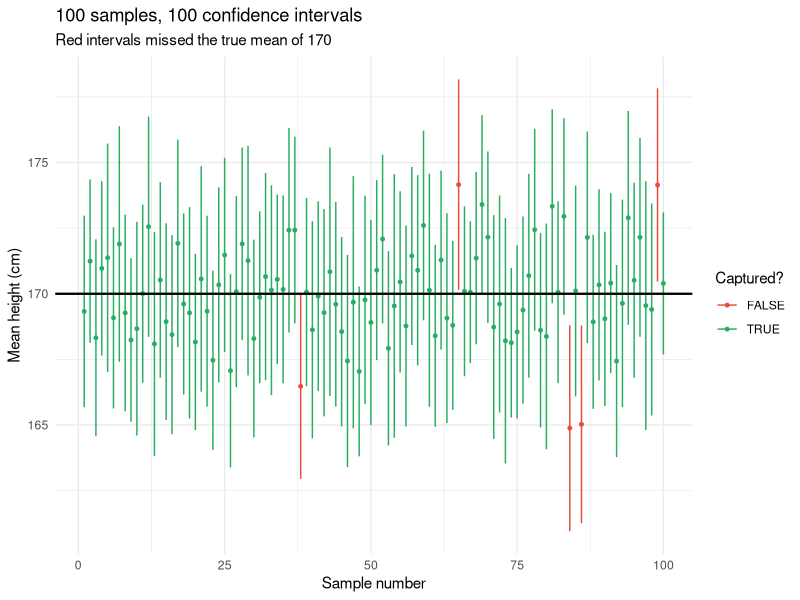

Recreate this plot in R.
## ---- chunk 1
#| echo: true
#| fig-width: 11
#| fig-height: 4
library(tidyverse)

set.seed(301)

# Build 100 confidence intervals from 100 different samples
cis <- map_dfr(1:100, function(i) {
  s  <- rnorm(30, mean = 170, sd = 10)
  tt <- t.test(s)
  tibble(trial = i, est = mean(s),
         lower = tt$conf.int[1], upper = tt$conf.int[2])
}) %>%
  mutate(captures = lower <= 170 & upper >= 170)

cat("Intervals containing the true mean:", sum(cis$captures), "out of 100\n")
## ---- chunk 2
#| echo: false
#| fig-width: 11
#| fig-height: 4

set.seed(301)

# Build 100 confidence intervals from 100 different samples
cis <- map_dfr(1:100, function(i) {
  s  <- rnorm(30, mean = 170, sd = 10)
  tt <- t.test(s)
  tibble(trial = i, est = mean(s),
         lower = tt$conf.int[1], upper = tt$conf.int[2])
}) %>%
  mutate(captures = lower <= 170 & upper >= 170)

#cat("Intervals containing the true mean:", sum(cis$captures), "out of 100\n")

ggplot(cis, aes(trial, est, color = captures)) +
  geom_errorbar(aes(ymin = lower, ymax = upper), width = 0) +
  geom_point(size = 1) +
  geom_hline(yintercept = 170, color = "black", linewidth = 0.8) +
  scale_color_manual(values = c("FALSE" = "#E74C3C", "TRUE" = "#27AE60")) +
  labs(title = "100 samples, 100 confidence intervals",
       subtitle = "Red intervals missed the true mean of 170",
       x = "Sample number", y = "Mean height (cm)", color = "Captured?") +
  theme_minimal(base_size = 11)
## ---- chunk 3
#| echo: true

set.seed(301)

# Generate a random sample of 30 heights (in cm) from a normal distribution
heights <- rnorm(30, mean = 170, sd = 10)   # one random normal sample

# Compute the sample mean and standard error
# heights refers to the 30 simulated observations
x_bar <- mean(heights) # avg of 30 sample means
s     <- sd(heights) # sample standard deviation
n     <- length(heights) # Find the sample size
se    <- s / sqrt(n) # Find the standard error of the mean

# Note: The standard error estimates how much the
# sample mean would vary across repeated random samples
# of the same size.

# Find the critical value from the t-distribution.
# The sigma value is unknown, so we use the 
# t-distribution with n-1 degrees of freedom
# How to find the critical value? For a 95%
# confidence level, we want the value that leaves 2.5% in each tail.

t_crit <- qt(0.975, df = n - 1)

# We calculate the lower and upper bounds of the 95%
# confidence interval
# The interval provides a range of plausible values for the
# population mean, based on the sample data and the assumptions 
# of the t-interval method.
ci <- c(x_bar - t_crit * se, x_bar + t_crit * se)
round(c(mean = x_bar, se = se, lower = ci[1], upper = ci[2]), 2)
## ---- chunk 4
#| echo: true

# t.test() computes the same interval (and much more - see Week 9)
t.test(heights)$conf.int

# Change the confidence level
t.test(heights, conf.level = 0.99)$conf.int

# CI for a proportion: 42 successes out of 100 trials
prop.test(42, 100)$conf.int
